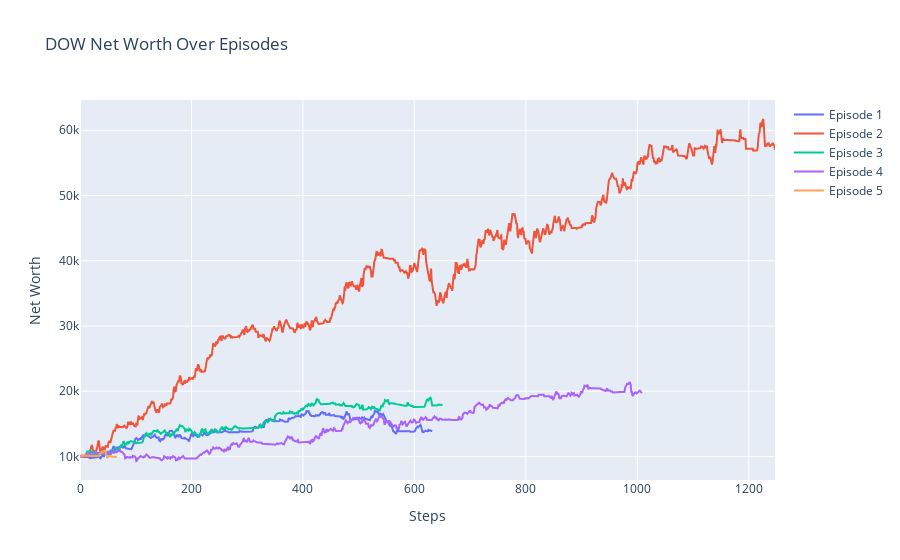

Source (notebook cell):
### Code cell
import plotly.graph_objects as go

fig = go.Figure()

for i, episode_log in enumerate(net_worth_logs):
    fig.add_trace(go.Scatter(
        x=list(range(len(episode_log))),
        y=episode_log,
        mode='lines',
        name=f'Episode {i+1}'
    ))

fig.update_layout(
    title=f'{company_name} Net Worth Over Episodes',
    xaxis_title='Steps',
    yaxis_title='Net Worth'
)

fig.show()

### Figure 1 — Plotly figure (JSON) as saved in the notebook; plotly's stock layout.template omitted (floating-point values rounded to 4 significant figures; data arrays with more than 128 entries replaced by an {"elided": "..."} marker saying what was removed)
{"data": [{"mode": "lines", "name": "Episode 1", "type": "scatter", "x": {"elided": "633 int values"}, "y": {"elided": "633 float values"}}, {"mode": "lines", "name": "Episode 2", "type": "scatter", "x": {"elided": "1248 int values"}, "y": {"elided": "1248 float values"}}, {"mode": "lines", "name": "Episode 3", "type": "scatter", "x": {"elided": "651 int values"}, "y": {"elided": "651 float values"}}, {"mode": "lines", "name": "Episode 4", "type": "scatter", "x": {"elided": "1009 int values"}, "y": {"elided": "1009 float values"}}, {"mode": "lines", "name": "Episode 5", "type": "scatter", "x": [0, 1, 2, 3, 4, 5, 6, 7, 8, 9, 10, 11, 12, 13, 14, 15, 16, 17, 18, 19, 20, 21, 22, 23, 24, 25, 26, 27, 28, 29, 30, 31, 32, 33, 34, 35, 36, 37, 38, 39, 40, 41, 42, 43, 44, 45, 46, 47, 48, 49, 50, 51, 52, 53, 54, 55, 56, 57, 58, 59, 60, 61, 62, 63, 64, 65, 66], "y": [10000, 10000, 10000, 10030.0, 10240.0, 10110.0, 10110.0, 10110.0, 10110.0, 10110.0, 10110.0, 10110.0, 10110.0, 10110.0, 10090.0, 10090.0, 10090.0, 10090.0, 10090.0, 10090.0, 10090.0, 10090.0, 10090.0, 10090.0, 10090.0, 10090.0, 10090.0, 10080.0, 10080.0, 10070.0, 10070.0, 10070.0, 10070.0, 10070.0, 10070.0, 10330.0, 10430.0, 10540.0, 10570.0, 10700.0, 10780.0, 10640.0, 10780.0, 10770.0, 10900.0, 10910.0, 10690.0, 10180.0, 10130.0, 9771.0, 9923.0, 9919.0, 10020.0, 10100.0, 10100.0, 10080.0, 10000.0, 10000.0, 10000.0, 10000.0, 10000.0, 10000.0, 10000.0, 9955.0, 9957.0, 9949.0, 9908.0]}], "layout": {"title": {"text": "DOW Net Worth Over Episodes"}, "xaxis": {"title": {"text": "Steps"}}, "yaxis": {"title": {"text": "Net Worth"}}}}
